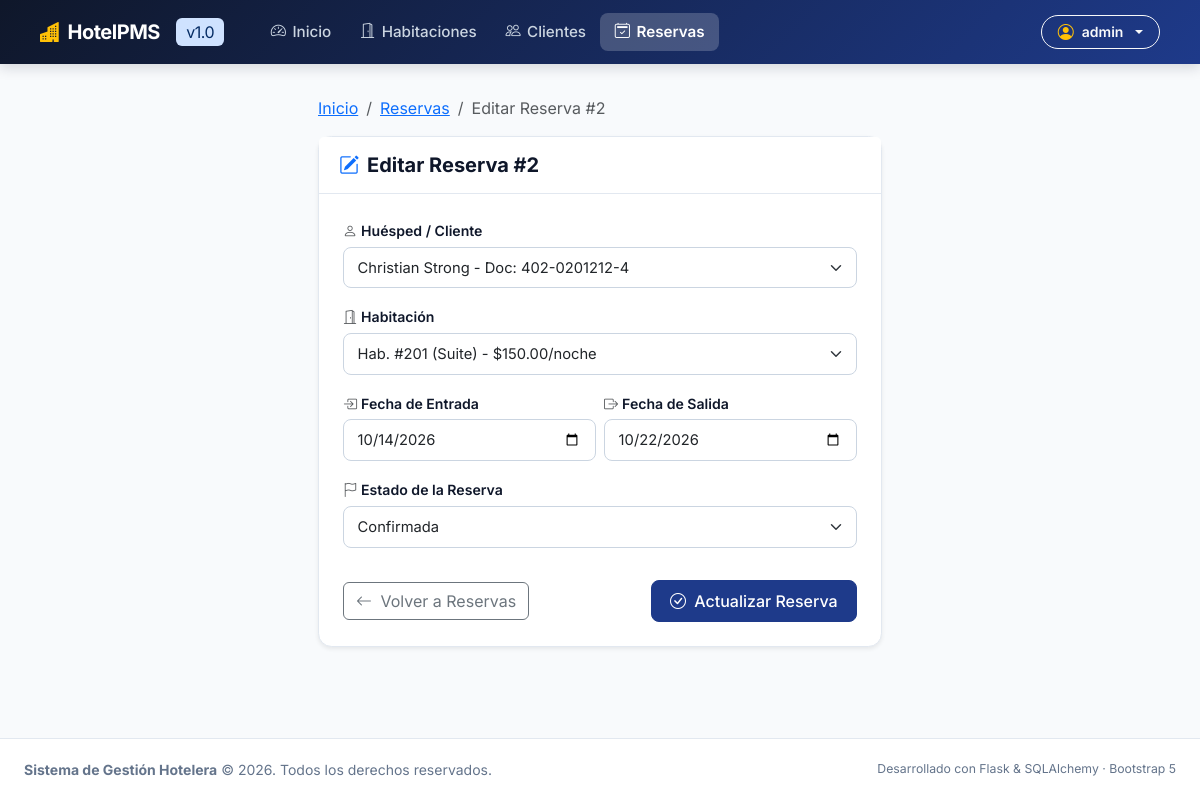
Page /reservas/editar/2 (signed in) on the committed database.
### app/models.py (models this page shows, shortened)
class Usuario(database.Model, UserMixin):
    __tablename__ = "usuarios"
    id: Mapped[int] = mapped_column(primary_key=True)
    username: Mapped[str] = mapped_column(String(50), unique=True, index=True)
    email: Mapped[str] = mapped_column(String(120), unique=True, index=True)
    password_hash: Mapped[str] = mapped_column(String(255))
    nombre_completo: Mapped[str | None] = mapped_column(String(100), default=None)
    rol: Mapped[str] = mapped_column(String(20), default="admin")
    fecha_creacion: Mapped[date] = mapped_column(default=date.today)

class Reserva(database.Model):
    __tablename__ = "reservas"
    id: Mapped[int] = mapped_column(primary_key=True)
    cliente_id: Mapped[int] = mapped_column(ForeignKey("clientes.id"))
    cliente: Mapped["Cliente"] = relationship("Cliente")
    habitacion_id: Mapped[int] = mapped_column(ForeignKey("habitaciones.id"))
    habitacion: Mapped["Habitacion"] = relationship("Habitacion")
    fecha_entrada: Mapped[date] = mapped_column()
    fecha_salida: Mapped[date] = mapped_column()
    estado: Mapped[str] = mapped_column(String(30), default="pendiente")

### app/routes.py (the view, shortened to what this page needs)
@aplicacion.route("/reservas/editar/<int:id>", methods=["GET", "POST"])
@login_required
def editar_reserva(id):
    reserva = Reserva.query.get_or_404(id)
    formulario = ReservaForm(obj=reserva)
    clientes = Cliente.query.order_by(Cliente.nombre.asc()).all()
    formulario.cliente_id.choices = [
        (
            cliente.id,
            f"{cliente.nombre} {cliente.apellido} - Doc: {cliente.id_documento}"
        )
        for cliente in clientes
    ]
    habitaciones = Habitacion.query.filter(
        Habitacion.estado_hab.in_(["Disponible", "Ocupada"]),
        Habitacion.id != None
    ).order_by(Habitacion.numero_hab.asc()).all()
    formulario.habitacion_id.choices = [
        (
            hab.id,
            f"Hab. #{hab.numero_hab} ({hab.tipo_hab}) - "
            f"${hab.precio_noche_hab:.2f}/noche"
        )
        for hab in habitaciones
    ]
    return render_template(
        "editar_reserva.html",
        formulario=formulario,
        reserva=reserva
    )

### app/forms.py (shortened to what this page needs)
class ReservaForm(FlaskForm):
    cliente_id = SelectField("Huésped / Cliente", coerce=int, validators=[DataRequired(message="Selecciona un cliente.")])
    habitacion_id = SelectField("Habitación", coerce=int, validators=[DataRequired(message="Selecciona una habitación.")])
    fecha_entrada = DateField("Fecha de Entrada", validators=[DataRequired(message="La fecha de entrada es requerida.")], render_kw={"type": "date"})
    fecha_salida = DateField("Fecha de Salida", validators=[DataRequired(message="La fecha de salida es requerida.")], render_kw={"type": "date"})
    estado = SelectField(
        "Estado de la Reserva",
        choices=[
            ("pendiente", "Pendiente"),
            ("confirmada", "Confirmada"),
            ("cancelada", "Cancelada"),
            ("completada", "Completada")
        ],
        validators=[DataRequired(message="Selecciona un estado.")]
    )
    enviar = SubmitField("Guardar Reserva")

### app/__init__.py (called while the page is built)
@login_manager.user_loader
def load_user(user_id: str):
    return app.models.Usuario.query.get(int(user_id))

### app/templates/editar_reserva.html (shortened to what this page needs)
{% extends "base.html" %}
{% block content %}
<div class="row justify-content-center">
    <div class="col-lg-6 col-md-8">
        <nav aria-label="breadcrumb" class="mb-3">
            <ol class="breadcrumb">
                <li class="breadcrumb-item"><a href="{{ url_for('inicio') }}">Inicio</a></li>
                <li class="breadcrumb-item"><a href="{{ url_for('reservas') }}">Reservas</a></li>
                <li class="breadcrumb-item active" aria-current="page">Editar Reserva #{{ reserva.id }}</li>
            </ol>
        </nav>
        <div class="card card-hotel shadow-sm">
            <div class="card-header bg-white py-3">
                <h5 class="fw-bold mb-0 d-flex align-items-center gap-2">
                    <i class="bi bi-pencil-square text-primary"></i>
                    <span>Editar Reserva #{{ reserva.id }}</span>
                </h5>
            </div>
            <div class="card-body p-4">
                <form method="POST" novalidate>
                    <div class="mb-3">
                        <label class="form-label" for="{{ formulario.cliente_id.id }}">
                            <i class="bi bi-person text-muted me-1"></i>{{ formulario.cliente_id.label.text }}
                        </label>
                        {{ formulario.cliente_id(class="form-select" + (" is-invalid" if formulario.cliente_id.errors else "")) }}
                    </div>
                    <div class="mb-3">
                        <label class="form-label" for="{{ formulario.habitacion_id.id }}">
                            <i class="bi bi-door-open text-muted me-1"></i>{{ formulario.habitacion_id.label.text }}
                        </label>
                        {{ formulario.habitacion_id(class="form-select" + (" is-invalid" if formulario.habitacion_id.errors else "")) }}
                    </div>
                    <div class="row g-2 mb-3">
                        <div class="col-sm-6">
                            <label class="form-label" for="{{ formulario.fecha_entrada.id }}">
                                <i class="bi bi-box-arrow-in-right text-muted me-1"></i>{{ formulario.fecha_entrada.label.text }}
                            </label>
                            {{ formulario.fecha_entrada(class="form-control" + (" is-invalid" if formulario.fecha_entrada.errors else "")) }}
                        </div>
                        <div class="col-sm-6">
                            <label class="form-label" for="{{ formulario.fecha_salida.id }}">
                                <i class="bi bi-box-arrow-right text-muted me-1"></i>{{ formulario.fecha_salida.label.text }}
                            </label>
                            {{ formulario.fecha_salida(class="form-control" + (" is-invalid" if formulario.fecha_salida.errors else "")) }}
                        </div>
                    </div>
                    <div class="mb-4">
                        <label class="form-label" for="{{ formulario.estado.id }}">
                            <i class="bi bi-flag text-muted me-1"></i>{{ formulario.estado.label.text }}
                        </label>
                        {{ formulario.estado(class="form-select" + (" is-invalid" if formulario.estado.errors else "")) }}
                    </div>
                    <div class="d-flex justify-content-between align-items-center pt-2">
                        <a href="{{ url_for('reservas') }}" class="btn btn-outline-secondary">
                            <i class="bi bi-arrow-left me-1"></i> Volver a Reservas
                        </a>
                        <button type="submit" class="btn btn-hotel-primary">
                            <i class="bi bi-check-circle me-1"></i> Actualizar Reserva
                        </button>
                    </div>
                </form>
            </div>
        </div>
    </div>
</div>
{% endblock %}

### app/templates/base.html (shortened to what this page needs)
<!DOCTYPE html>
<html lang="es">
<head>
    <link href="https://cdn.jsdelivr.net/npm/bootstrap@5.3.3/dist/css/bootstrap.min.css" rel="stylesheet">
    <link rel="stylesheet" href="https://cdn.jsdelivr.net/npm/bootstrap-icons@1.11.3/font/bootstrap-icons.min.css">
    <link rel="stylesheet" href="{{ url_for('static', filename='style.css') }}">
</head>
<body>
    <nav class="navbar navbar-expand-lg navbar-dark navbar-hotel sticky-top">
        <div class="container-fluid px-lg-4">
            <a class="navbar-brand" href="{{ url_for('inicio') }}">
                <i class="bi bi-buildings-fill text-warning"></i>
                <span>HotelPMS</span>
                <span class="badge bg-primary-subtle text-primary-emphasis ms-2 fs-6 fw-normal d-none d-sm-inline">v1.0</span>
            </a>
            <div class="collapse navbar-collapse" id="navMenu">
                <ul class="navbar-nav me-auto mb-2 mb-lg-0 ms-lg-3">
                    <li class="nav-item">
                        <a class="nav-link {% if request.endpoint == 'inicio' %}active{% endif %}" href="{{ url_for('inicio') }}">
                            <i class="bi bi-speedometer2"></i> Inicio
                        </a>
                    </li>
                    <li class="nav-item">
                        <a class="nav-link {% if request.endpoint and 'habitacion' in request.endpoint %}active{% endif %}" href="{{ url_for('habitaciones') }}">
                            <i class="bi bi-door-open"></i> Habitaciones
                        </a>
                    </li>
                    <li class="nav-item">
                        <a class="nav-link {% if request.endpoint and 'cliente' in request.endpoint %}active{% endif %}" href="{{ url_for('clientes') }}">
                            <i class="bi bi-people"></i> Clientes
                        </a>
                    </li>
                    <li class="nav-item">
                        <a class="nav-link {% if request.endpoint and 'reserva' in request.endpoint %}active{% endif %}" href="{{ url_for('reservas') }}">
                            <i class="bi bi-calendar2-check"></i> Reservas
                        </a>
                    </li>
                </ul>
                <div class="d-flex align-items-center gap-2">
                    {% if current_user.is_authenticated %}
                        <div class="dropdown">
                            <button class="btn btn-sm btn-outline-light dropdown-toggle d-flex align-items-center gap-2 py-1 px-3 rounded-pill" type="button" data-bs-toggle="dropdown" aria-expanded="false">
                                <i class="bi bi-person-circle text-warning fs-6"></i>
                                <span class="fw-semibold">{{ current_user.username }}</span>
                            </button>
                        </div>
                    {% endif %}
                </div>
            </div>
        </div>
    </nav>
    <main class="container-fluid px-lg-4 my-3 flex-grow-1">
        {% block content %}{% endblock %}
    </main>
    <footer class="footer-hotel">
        <div class="container-fluid px-lg-4 d-flex flex-column flex-sm-row justify-content-between align-items-center gap-2">
            <div>
                <strong>Sistema de Gestión Hotelera</strong> &copy; 2026. Todos los derechos reservados.
            </div>
            <div class="small">
                Desarrollado con Flask & SQLAlchemy &middot; Bootstrap 5
            </div>
        </div>
    </footer>
</body>
</html>

### app/static/style.css (style rules this page uses)
:root { --hotel-primary: #1e3a8a; --hotel-primary-hover: #172554; --hotel-secondary: #0d9488; --hotel-accent: #f59e0b; --hotel-dark: #0f172a; --hotel-bg: #f8fafc; --hotel-card-bg: #ffffff; --hotel-text-main: #1e293b; --hotel-text-muted: #64748b; --hotel-border: #e2e8f0; }
body { background-color: var(--hotel-bg); color: var(--hotel-text-main); font-family: 'Inter', system-ui, -apple-system, "Segoe UI", Roboto, "Helvetica Neue", sans-serif; min-height: 100vh; display: flex; flex-direction: column; }
.navbar-hotel { background: linear-gradient(135deg, #0f172a 0%, #1e3a8a 100%); box-shadow: 0 4px 12px rgba(15, 23, 42, 0.15); padding: 0.75rem 1rem; }
.navbar-hotel .navbar-brand { font-weight: 700; font-size: 1.25rem; color: #ffffff !important; letter-spacing: -0.025em; display: flex; align-items: center; gap: 0.5rem; }
.navbar-hotel .nav-link { color: #cbd5e1 !important; font-weight: 500; font-size: 0.95rem; padding: 0.5rem 0.9rem !important; border-radius: 0.5rem; transition: all 0.2s ease-in-out; display: flex; align-items: center; gap: 0.4rem; }
.navbar-hotel .nav-link.active { color: #ffffff !important; background-color: rgba(255, 255, 255, 0.2); font-weight: 600; }
.card-hotel { background-color: var(--hotel-card-bg); border: 1px solid var(--hotel-border); border-radius: 0.85rem; box-shadow: 0 1px 3px rgba(0, 0, 0, 0.05), 0 1px 2px rgba(0, 0, 0, 0.03); transition: transform 0.2s ease, box-shadow 0.2s ease; }
.card-hotel .card-header { background-color: transparent; border-bottom: 1px solid var(--hotel-border); font-weight: 600; color: var(--hotel-dark); padding: 1rem 1.25rem; display: flex; align-items: center; justify-content: space-between; }
.btn-hotel-primary { background-color: var(--hotel-primary); border-color: var(--hotel-primary); color: #ffffff; font-weight: 500; border-radius: 0.5rem; padding: 0.5rem 1.15rem; transition: all 0.2s ease; }
.form-label { font-weight: 600; font-size: 0.88rem; color: var(--hotel-dark); margin-bottom: 0.35rem; }
.form-control, .form-select { border-radius: 0.5rem; border: 1px solid #cbd5e1; padding: 0.55rem 0.85rem; font-size: 0.92rem; transition: border-color 0.2s ease, box-shadow 0.2s ease; }
.footer-hotel { margin-top: auto; background-color: #ffffff; border-top: 1px solid var(--hotel-border); padding: 1.25rem 0; color: var(--hotel-text-muted); font-size: 0.875rem; }

### rows in the picture
Usuario: username "admin"
Reserva: id "2", cliente_id "Christian Strong - Doc: 402-0201212-4", habitacion_id "Hab. #201 (Suite) - $150.00/noche", fecha_entrada "10/14/2026", fecha_salida "10/22/2026", estado "Confirmada"
